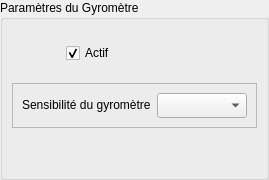
        <widget class="QWidget" name="pgGyro">
         <layout class="QVBoxLayout" name="verticalLayout_15">
          <property name="spacing">
           <number>0</number>
          </property>
          <property name="leftMargin">
           <number>0</number>
          </property>
          <property name="topMargin">
           <number>0</number>
          </property>
          <property name="rightMargin">
           <number>0</number>
          </property>
          <property name="bottomMargin">
           <number>0</number>
          </property>
          <item>
           <widget class="QGroupBox" name="grpGyro">
            <property name="title">
             <string>Paramètres du Gyromètre</string>
            </property>
            <layout class="QVBoxLayout" name="verticalLayout_16">
             <item>
              <layout class="QHBoxLayout" name="horizontalLayout_8">
               <item>
                <widget class="QLabel" name="lblGyro">
                 <property name="sizePolicy">
                  <sizepolicy hsizetype="Fixed" vsizetype="Fixed">
                   <horstretch>0</horstretch>
                   <verstretch>0</verstretch>
                  </sizepolicy>
                 </property>
                 <property name="minimumSize">
                  <size>
                   <width>48</width>
                   <height>48</height>
                  </size>
                 </property>
                 <property name="maximumSize">
                  <size>
                   <width>48</width>
                   <height>48</height>
                  </size>
                 </property>
                 <property name="text">
                  <string/>
                 </property>
                 <property name="pixmap">
                  <pixmap resource="wimustudio2.qrc">:/icons/images/gyro.png</pixmap>
                 </property>
                 <property name="scaledContents">
                  <bool>true</bool>
                 </property>
                </widget>
               </item>
               <item>
                <widget class="QCheckBox" name="chkGyro">
                 <property name="cursor">
                  <cursorShape>PointingHandCursor</cursorShape>
                 </property>
                 <property name="text">
                  <string>Actif</string>
                 </property>
                 <property name="checked">
                  <bool>true</bool>
                 </property>
                </widget>
               </item>
              </layout>
             </item>
             <item>
              <widget class="QFrame" name="frameGyro">
               <property name="frameShape">
                <enum>QFrame::StyledPanel</enum>
               </property>
               <property name="frameShadow">
                <enum>QFrame::Raised</enum>
               </property>
               <layout class="QFormLayout" name="formLayout_3">
                <item row="0" column="0">
                 <widget class="QLabel" name="lblGyroRange">
                  <property name="text">
                   <string>Sensibilité du gyromètre</string>
                  </property>
                 </widget>
                </item>
                <item row="0" column="1">
                 <widget class="QComboBox" name="cmbGyroRange">
                  <property name="minimumSize">
                   <size>
                    <width>0</width>
                    <height>25</height>
                   </size>
                  </property>
                  <property name="maximumSize">
                   <size>
                    <width>90</width>
                    <height>16777215</height>
                   </size>
                  </property>
                  <property name="currentIndex">
                   <number>-1</number>
                  </property>
                  <item>
                   <property name="text">
                    <string>±250 deg/s</string>
                   </property>
                  </item>
                  <item>
                   <property name="text">
                    <string>±500 deg/s</string>
                   </property>
                  </item>
                  <item>
                   <property name="text">
                    <string>±1000 deg/s</string>
                   </property>
                  </item>
                  <item>
                   <property name="text">
                    <string>±2000 deg/s</string>
                   </property>
                  </item>
                 </widget>
                </item>
               </layout>
              </widget>
             </item>
             <item>
              <spacer name="verticalSpacer_5">
               <property name="orientation">
                <enum>Qt::Vertical</enum>
               </property>
               <property name="sizeHint" stdset="0">
                <size>
                 <width>20</width>
                 <height>40</height>
                </size>
               </property>
              </spacer>
             </item>
            </layout>
           </widget>
          </item>
         </layout>
        </widget>
